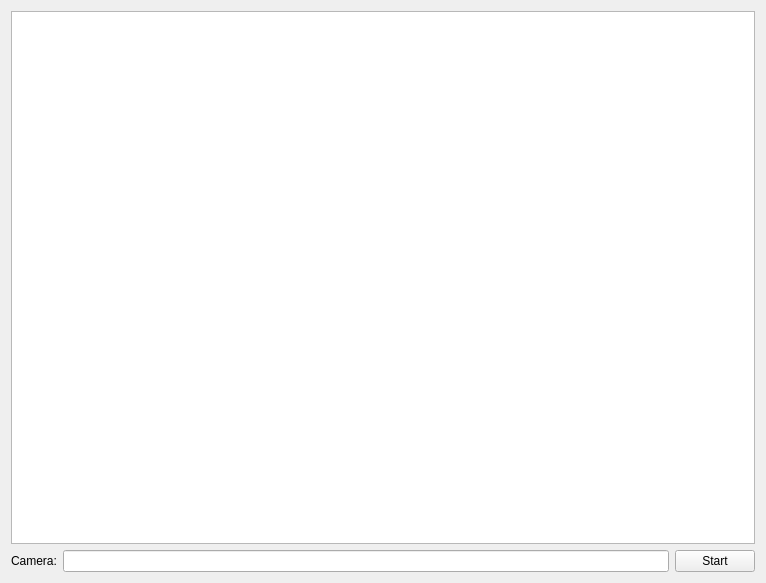
<?xml version="1.0" encoding="UTF-8"?>
<ui version="4.0">
 <class>MainWindow</class>
 <widget class="QMainWindow" name="MainWindow">
  <property name="geometry">
   <rect>
    <x>0</x>
    <y>0</y>
    <width>766</width>
    <height>583</height>
   </rect>
  </property>
  <property name="windowTitle">
   <string>OpenCV - Video Processor</string>
  </property>
  <widget class="QWidget" name="centralWidget">
   <layout class="QGridLayout" name="gridLayout">
    <item row="1" column="0">
     <layout class="QHBoxLayout" name="horizontalLayout">
      <item>
       <widget class="QLabel" name="label">
        <property name="text">
         <string>Camera:</string>
        </property>
       </widget>
      </item>
      <item>
       <widget class="QLineEdit" name="videoEdit"/>
      </item>
      <item>
       <widget class="QPushButton" name="startBtn">
        <property name="text">
         <string>Start</string>
        </property>
       </widget>
      </item>
     </layout>
    </item>
    <item row="0" column="0">
     <widget class="QGraphicsView" name="graphicsView"/>
    </item>
   </layout>
  </widget>
 </widget>
 <layoutdefault spacing="6" margin="11"/>
 <resources/>
 <connections/>
</ui>
